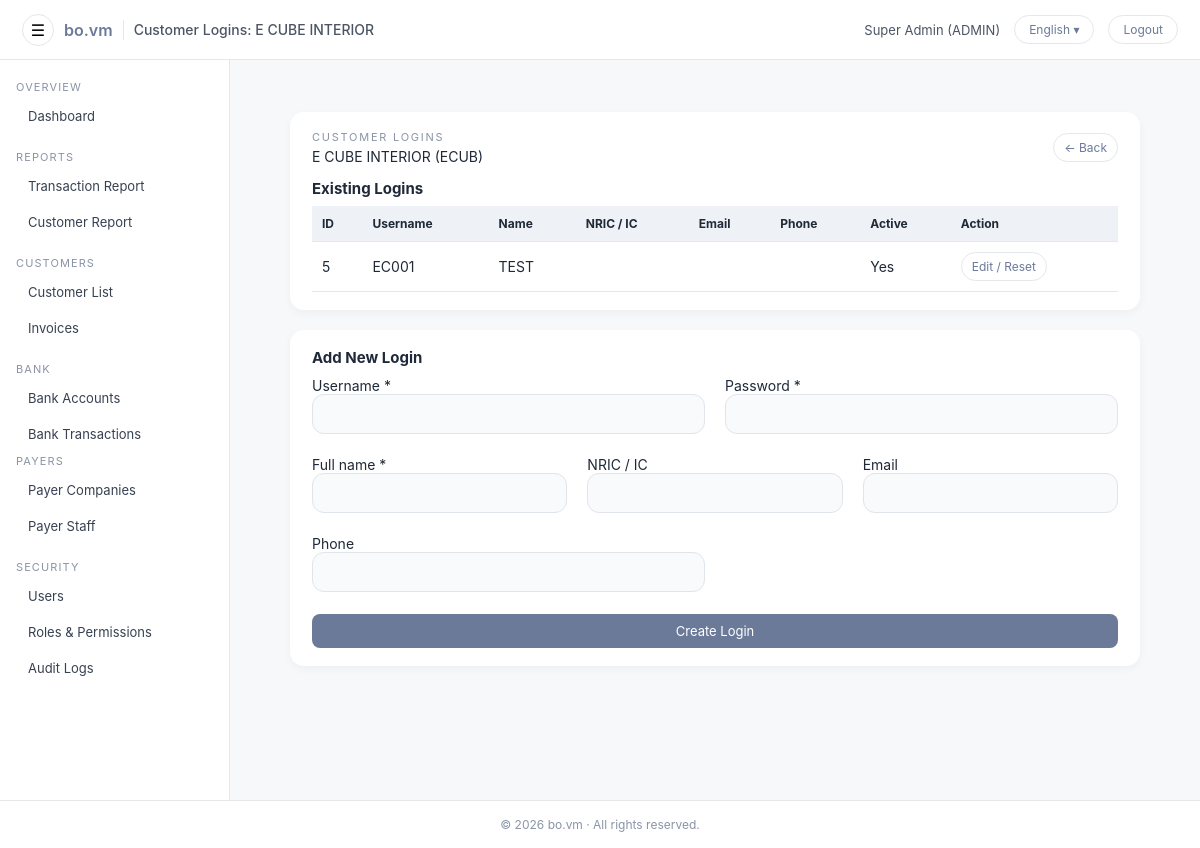
/admin/customers/user_list.php?customer_id=3&back=/admin/customers/list.php (signed in), run on the app's committed database.
### tables this page shows
CREATE TABLE `users` (
  `id` int(11) NOT NULL AUTO_INCREMENT,
  `username` varchar(100) NOT NULL,
  `password_hash` varchar(255) NOT NULL,
  `full_name` varchar(255) NOT NULL,
  `email` varchar(255) DEFAULT NULL,
  `phone` varchar(50) DEFAULT NULL,
  `nric` varchar(50) DEFAULT NULL,
  `role` enum('ADMIN','CUSTOMER') NOT NULL DEFAULT 'CUSTOMER',
  `customer_id` int(11) DEFAULT NULL,
  `must_change_password` tinyint(1) NOT NULL DEFAULT 1,
  `is_active` tinyint(1) NOT NULL DEFAULT 1,
  `last_login_at` datetime DEFAULT NULL,
  `created_at` datetime NOT NULL DEFAULT current_timestamp(),
  `updated_at` datetime DEFAULT NULL ON UPDATE current_timestamp(),
  PRIMARY KEY (`id`),
  UNIQUE KEY `uq_users_username` (`username`),
  KEY `fk_users_customer` (`customer_id`),
  CONSTRAINT `fk_users_customer` FOREIGN KEY (`customer_id`) REFERENCES `customers` (`id`) ON DELETE SET NULL ON UPDATE CASCADE
);

CREATE TABLE `customers` (
  `id` int(11) NOT NULL AUTO_INCREMENT,
  `company_id` int(10) unsigned DEFAULT NULL,
  `signatory_staff_id` int(10) unsigned DEFAULT NULL,
  `code` varchar(50) NOT NULL,
  `name` varchar(255) NOT NULL,
  `reg_no` varchar(100) DEFAULT NULL,
  `billing_name` varchar(255) DEFAULT NULL,
  `contact_name` varchar(255) DEFAULT NULL,
  `contact_phone` varchar(50) DEFAULT NULL,
  `contact_email` varchar(255) DEFAULT NULL,
  `default_receipt_name` varchar(255) DEFAULT NULL,
  `default_receipt_nric` varchar(50) DEFAULT NULL,
  `is_active` tinyint(1) NOT NULL DEFAULT 1,
  `address1` varchar(255) DEFAULT NULL,
  `address2` varchar(255) DEFAULT NULL,
  `address3` varchar(255) DEFAULT NULL,
  `city` varchar(100) DEFAULT NULL,
  `state` varchar(100) DEFAULT NULL,
  `postcode` varchar(20) DEFAULT NULL,
  `country` varchar(100) DEFAULT 'Malaysia',
  `created_at` datetime NOT NULL DEFAULT current_timestamp(),
  `updated_at` datetime DEFAULT NULL ON UPDATE current_timestamp(),
  `category_id` int(11) DEFAULT NULL,
  PRIMARY KEY (`id`),
  UNIQUE KEY `uq_customers_code` (`code`),
  KEY `idx_customers_category_id` (`category_id`)
);

### app/helpers.php (called while the page is built, shortened)
<?php
if (!function_exists('h')) {
    function h($v): string {
        return htmlspecialchars((string)$v, ENT_QUOTES, 'UTF-8');
    }
}
if (!function_exists('url')) {
    function url(string $path = ''): string {
        $base = defined('BASE_URL') ? rtrim(BASE_URL, '/') : '';
        $path = ltrim($path, '/');
        return ($base ?: '') . '/' . $path;
    }
}

### config/i18n.php (called while the page is built, shortened)
<?php
$lang = $_SESSION['lang'] ?? 'en';
$__translations = [];
$path = __DIR__ . '/../lang/' . $lang . '.php';
if (file_exists($path)) {
    $__translations = require $path;
}
function __tr_find(array $arr, string $key): mixed
{
    if (strpos($key, '.') !== false) {
        $parts = explode('.', $key);
        $cur   = $arr;
        foreach ($parts as $p) {
            if (!is_array($cur) || !array_key_exists($p, $cur)) {
                return null;
            }
            $cur = $cur[$p];
        }
        return $cur;
    }
    return null;
}
function t(string $key, array|string $vars = [], string $fallback = ''): string
{
    global $__translations;
    $text = $fallback;
    $found = __tr_find($__translations, $key);
    if (is_string($found)) {
        $text = $found;
    }
    return $text;
}

### app/auth.php (called while the page is built, shortened)
<?php
require_once __DIR__ . '/../app/helpers.php';
function current_user(): ?array
{
    static $cached = null;
    if ($cached !== null) {
        return $cached;
    }
    $uid = (int)($_SESSION['user_id'] ?? 0);
    $pdo = get_pdo();
    $st  = $pdo->prepare("SELECT * FROM users WHERE id = :id AND is_active = 1");
    $st->execute([':id' => $uid]);
    $row = $st->fetch();
    return $cached = ($row ?: null);
}
function require_admin(): void
{
    $u = current_user();
}

### public/admin/customers/user_list.php (the view, shortened to what this page needs)
<?php
require_admin();
$pdo = get_pdo();
$pdo->setAttribute(PDO::ATTR_DEFAULT_FETCH_MODE, PDO::FETCH_ASSOC);
$cid = (int)($_GET['customer_id'] ?? 0);
$back = $_GET['back'] ?? url('admin/customers/list.php');
$st = $pdo->prepare("SELECT * FROM customers WHERE id = :id");
$st->execute([':id' => $cid]);
$customer = $st->fetch();
$page_title = t('admin.customer_user.list.page_title', [], 'Customer Logins: ') . ($customer['name'] ?? '');
$st = $pdo->prepare("
  SELECT *
  FROM users
  WHERE customer_id = :cid AND role = 'CUSTOMER'
  ORDER BY id ASC
");
$st->execute([':cid' => $cid]);
$users = $st->fetchAll();
include __DIR__ . '/../include/header.php';
?>
<div class="admin-main">
  <div class="admin-main-inner">
    <div class="admin-card">
      <div class="admin-card-header" style="display:flex;justify-content:space-between;align-items:center;">
        <div>
          <div class="form-page-eyebrow">
            <?= h(t('admin.customer_user.list.eyebrow', [], 'Customer logins')) ?>
          </div>
          <span>
            <?= h($customer['name']) ?>
            <?php if (!empty($customer['code'])): ?>
              (<?= h($customer['code']) ?>)
            <?php endif; ?>
          </span>
        </div>
        <div>
          <a class="btn btn-light btn-sm" href="<?= h($back) ?>">
            <?= h(t('admin.common.back_arrow', [], '← Back')) ?>
          </a>
        </div>
      </div>
      <h3 style="font-size:15px;margin-bottom:8px;">
        <?= h(t('admin.customer_user.list.existing_title', [], 'Existing Logins')) ?>
      </h3>
      <table class="table">
        <thead>
          <tr>
            <th><?= h(t('admin.customer_user.col.id', [], 'ID')) ?></th>
            <th><?= h(t('admin.customer_user.col.username', [], 'Username')) ?></th>
            <th><?= h(t('admin.customer_user.col.name', [], 'Name')) ?></th>
            <th><?= h(t('admin.customer_user.col.nric', [], 'NRIC / IC')) ?></th>
            <th><?= h(t('admin.customer_user.col.email', [], 'Email')) ?></th>
            <th><?= h(t('admin.customer_user.col.phone', [], 'Phone')) ?></th>
            <th><?= h(t('admin.customer_user.col.active', [], 'Active')) ?></th>
            <th><?= h(t('admin.customer_user.col.action', [], 'Action')) ?></th>
          </tr>
        </thead>
        <tbody>
        <?php if (!$users): ?>
          <tr>
            <td colspan="8" style="padding:12px;font-size:13px;color:#6b7280;">
              <?= h(t('admin.customer_user.list.no_users', [], 'No login users yet.')) ?>
            </td>
          </tr>
        <?php else: ?>
          <?php foreach ($users as $u): ?>
          <tr>
            <td><?= h($u['id']) ?></td>
            <td><?= h($u['username']) ?></td>
            <td><?= h($u['full_name']) ?></td>
            <td><?= h($u['nric'] ?? '') ?></td>
            <td><?= h($u['email']) ?></td>
            <td><?= h($u['phone']) ?></td>
            <td>
              <?= $u['is_active']
                ? h(t('admin.common.yes', [], 'Yes'))
                : h(t('admin.common.no', [], 'No')) ?>
            </td>
            <td>
              <a class="btn btn-light btn-sm"
                 href="<?= h(url('admin/customers/user_edit.php?id='.$u['id'].'&customer_id='.$cid.'&back=' . rawurlencode($back))) ?>">
                <?= h(t('admin.customer_user.list.btn_edit', [], 'Edit / Reset')) ?>
              </a>
            </td>
          </tr>
          <?php endforeach; ?>
        <?php endif; ?>
        </tbody>
      </table>
    </div>
    <div class="admin-card">
      <div class="admin-card-header" style="margin-bottom:10px;">
        <h3 style="font-size:15px;margin:0;">
          <?= h(t('admin.customer_user.list.add_title', [], 'Add New Login')) ?>
        </h3>
      </div>
      <form method="post" class="form-layout">
        <div class="form-grid form-grid-2">
          <div class="form-group">
            <label class="field-label">
              <?= h(t('admin.customer_user.field.username', [], 'Username')) ?> *
            </label>
            <input type="text" name="username" class="form-control"
                   value="<?= h($_POST['username'] ?? '') ?>">
          </div>
          <div class="form-group">
            <label class="field-label">
              <?= h(t('admin.customer_user.field.password_new', [], 'Password *')) ?>
            </label>
            <input type="password" name="password" class="form-control">
          </div>
        </div>
        <div class="form-grid form-grid-3">
          <div class="form-group">
            <label class="field-label">
              <?= h(t('admin.customer_user.field.full_name', [], 'Full name')) ?> *
            </label>
            <input type="text" name="full_name" class="form-control"
                   value="<?= h($_POST['full_name'] ?? '') ?>">
          </div>
          <div class="form-group">
            <label class="field-label">
              <?= h(t('admin.customer_user.field.nric', [], 'NRIC / IC')) ?>
            </label>
            <input type="text" name="nric" class="form-control"
                   value="<?= h($_POST['nric'] ?? '') ?>">
          </div>
          <div class="form-group">
            <label class="field-label">
              <?= h(t('admin.customer_user.field.email', [], 'Email')) ?>
            </label>
            <input type="email" name="email" class="form-control"
                   value="<?= h($_POST['email'] ?? '') ?>">
          </div>
        </div>
        <div class="form-grid form-grid-2">
          <div class="form-group">
            <label class="field-label">
              <?= h(t('admin.customer_user.field.phone', [], 'Phone')) ?>
            </label>
            <input type="text" name="phone" class="form-control"
                   value="<?= h($_POST['phone'] ?? '') ?>">
          </div>
        </div>
        <button type="submit" class="btn btn-primary">
          <?= h(t('admin.customer_user.list.btn_create', [], 'Create Login')) ?>
        </button>
      </form>
    </div>
  </div>
</div>
<?php include __DIR__ . '/../include/footer.php'; ?>

### public/admin/include/header.php (shortened to what this page needs)
<?php
$u = current_user();
$page_title = $page_title ?? 'Admin';
$currentLang = $_SESSION['lang'] ?? 'en';
$langLabelMap = [
  'en' => 'English',
  'ms' => 'Malay',
  'zh' => '中文',
];
$displayLang = $langLabelMap[$currentLang] ?? 'English';
?>
<!DOCTYPE html>
<html lang="<?= h($currentLang) ?>">
<head>
  <link rel="stylesheet" href="<?= h(url('admin/assets/style.css')) ?>">
  <link rel="stylesheet" href="<?= h(url('admin/assets/css/admin-actions-menu.css')) ?>">
  <link rel="stylesheet" href="<?= h(url('public/assets/css/date_range.css')) ?>">
</head>
<body class="admin-body">
  <header class="admin-topbar">
    <div class="topbar-left">
      <button id="sidebarToggle"
        class="topbar-toggle"
        type="button"
        aria-label="<?= h(function_exists('t') ? t('admin.header.toggle_sidebar', [], 'Toggle sidebar') : 'Toggle sidebar') ?>">☰</button>
      <span class="topbar-logo">bo.vm</span>
      <span class="topbar-app-title"><?= h($page_title) ?></span>
    </div>
    <div class="topbar-right">
      <span class="topbar-user">
        <?= h($u['full_name'] ?? $u['username']) ?> (<?= h($u['role']) ?>)
      </span>
      <div class="lang-wrap">
        <button id="adminLangToggle" class="btn-topbar">
          <?= h($displayLang) ?> ▾
        </button>
      </div>
      <a class="btn-topbar" href="<?= h(url('logout.php')) ?>">
        <?= h(function_exists('t') ? t('admin.header.logout', [], 'Logout') : 'Logout') ?>
      </a>
    </div>
  </header>
  <div class="admin-shell">
    <?php include __DIR__ . '/sidebar.php'; ?>
    <main class="admin-main">
      <div class="admin-main-inner">

### public/admin/assets/style.css (style rules this page uses)
:root { --bg: #f7f8fa; --panel: #ffffff; --primary: #6b7a99; --primary-hover: #56627d; --primary-soft: #eef1f6; --text: #1f2937; --muted: #8a94a6; --border: #e5e7eb; --sidebar-bg-top: #ffffff; --sidebar-bg-bottom: #ffffff; }
* { margin: 0; padding: 0; box-sizing: border-box; font-family: "Inter", system-ui, -apple-system, BlinkMacSystemFont, "Segoe UI", sans-serif; }
body { background: var(--bg); color: var(--text); font-size: 14px; }
.admin-topbar { height: 60px; background: #ffffff; border-bottom: 1px solid var(--border); padding: 0 22px; display: flex; align-items: center; justify-content: space-between; }
.topbar-left { display: flex; align-items: center; gap: 10px; }
.topbar-logo { font-size: 16px; font-weight: 600; color: var(--primary); }
.topbar-app-title { font-size: 14px; font-weight: 500; color: #4b5563; }
.topbar-right { display: flex; align-items: center; gap: 14px; }
.topbar-user { font-size: 13px; color: #4b5563; }
.btn-topbar { padding: 6px 14px; border-radius: 20px; border: 1px solid var(--border); background: #ffffff; color: var(--primary); text-decoration: none; font-size: 12px; }
.topbar-toggle { border: 1px solid var(--border); background: #ffffff; border-radius: 999px; width: 32px; height: 32px; font-size: 16px; cursor: pointer; display: flex; align-items: center; justify-content: center; }
.admin-shell { display: flex; min-height: calc(100vh - 60px); }
.admin-main { flex: 1; padding: 26px 30px; display: flex; flex-direction: column; }
.admin-main-inner { width: 100%; }
.admin-card { background: var(--panel); padding: 18px 22px; border-radius: 14px; box-shadow: 0 3px 10px rgba(0,0,0,0.04); margin-bottom: 20px; }
.admin-card-header { display: flex; justify-content: space-between; align-items: center; margin-bottom: 14px; }
.table { width: 100%; border-collapse: collapse; }
.table th { text-align: left; padding: 10px; background: var(--primary-soft); color: var(--text); border-bottom: 1px solid var(--border); font-size: 12px; }
.table td { padding: 10px; border-bottom: 1px solid var(--border); }
.btn { display: inline-block; padding: 8px 14px; border-radius: 8px; text-decoration: none; font-size: 13px; cursor: pointer; border: 1px solid transparent; }
.btn-sm { padding: 6px 10px; font-size: 12px; border-radius: 999px; }
.btn-primary { background: var(--primary); color: #ffffff; }
.btn-light { background: #ffffff; color: var(--primary); border: 1px solid var(--border); }
.form-page-eyebrow { font-size: 11px; letter-spacing: .16em; text-transform: uppercase; color: var(--muted); margin-bottom: 4px; }
.form-layout { display: flex; flex-direction: column; gap: 22px; }
.form-grid { display: grid; gap: 14px 20px; }
.form-grid-2 { grid-template-columns: repeat(2, minmax(0, 1fr)); }
.form-grid-3 { grid-template-columns: repeat(3, minmax(0, 1fr)); }
.form-control { width: 100%; height: 40px; padding: 9px 13px; background: #f9fafb; border: 1px solid #e0e4eb; border-radius: 12px; font-size: 13px; color: #1f2937; transition: all 0.18s ease; outline: none; }
.admin-body { padding-top: 0 !important; }
.admin-shell { margin-top: 0 !important; padding-top: 0 !important; }

### public/admin/include/header.php (style rules this page uses)
.lang-wrap { position: relative; }

### data on the page
users: full_name "Super Admin", role "ADMIN"
customers: name "E CUBE INTERIOR", code "ECUB"
users: id "5", username "EC001", full_name "TEST"

### other printed values
$page_title "Customer Logins: E CUBE INTERIOR"
$displayLang "English"
$hasT ? t('admin.nav.section.overview', [], 'OVERVIEW') : 'OVERVIEW' "OVERVIEW"
$hasT ? t('admin.nav.dashboard', [], 'Dashboard') : 'Dashboard' "Dashboard"
$hasT ? t('admin.nav.section.reports', [], 'REPORTS') : 'REPORTS' "REPORTS"
$hasT ? t('admin.nav.customer_invoices', [], 'Invoices') : 'Invoices' "Invoices"
$hasT ? t('admin.nav.section.bank', [], 'BANK') : 'BANK' "BANK"
$hasT ? t('admin.nav.section.payers', [], 'PAYERS') : 'PAYERS' "PAYERS"
$hasT ? t('admin.nav.payer_staff', [], 'Payer Staff') : 'Payer Staff' "Payer Staff"
$hasT ? t('admin.nav.section.security', [], 'SECURITY') : 'SECURITY' "SECURITY"
$hasT ? t('admin.nav.users', [], 'Users') : 'Users' "Users"
$hasT ? t('admin.nav.audit_logs', [], 'Audit Logs') : 'Audit Logs' "Audit Logs"
t('admin.customer_user.list.eyebrow', [], 'Customer logins') "CUSTOMER LOGINS"
t('admin.common.back_arrow', [], '← Back') "← Back"
t('admin.customer_user.list.existing_title', [], 'Existing Logins') "Existing Logins"
